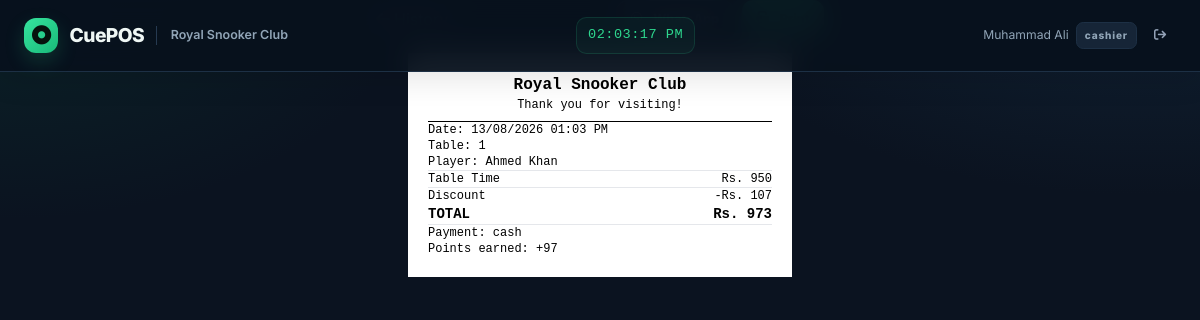
/receipt.php?id=1 (signed in), run on the app's committed database.
### tables this page shows
CREATE TABLE sessions (id INT UNSIGNED AUTO_INCREMENT PRIMARY KEY,club_id INT UNSIGNED NOT NULL,table_id INT UNSIGNED NOT NULL,player_id INT UNSIGNED NULL,player_name_walkin VARCHAR(120),operator_id INT UNSIGNED NOT NULL,shift_id INT UNSIGNED NULL,start_time DATETIME NOT NULL,end_time DATETIME NULL,pause_start DATETIME NULL,total_pause_seconds INT NOT NULL DEFAULT 0,billing_type ENUM('per_minute','slab','per_frame','challenge') NOT NULL,rate_plan_id INT UNSIGNED NULL,frames_played INT NOT NULL DEFAULT 0,challenge_amount DECIMAL(12,2) NOT NULL DEFAULT 0,table_amount DECIMAL(12,2) NOT NULL DEFAULT 0,cafe_amount DECIMAL(12,2) NOT NULL DEFAULT 0,total_amount DECIMAL(12,2) NOT NULL DEFAULT 0,discount_amount DECIMAL(12,2) NOT NULL DEFAULT 0,points_used INT NOT NULL DEFAULT 0,points_earned INT NOT NULL DEFAULT 0,payment_method ENUM('cash','jazzcash','easypaisa','ledger','mixed') NULL,status ENUM('running','paused','held','completed','cancelled') NOT NULL DEFAULT 'running',notes TEXT,created_at TIMESTAMP DEFAULT CURRENT_TIMESTAMP,updated_at TIMESTAMP DEFAULT CURRENT_TIMESTAMP ON UPDATE CURRENT_TIMESTAMP,KEY idx_session_club_status(club_id,status),KEY idx_session_table_status(table_id,status),KEY idx_session_dates(club_id,end_time),CONSTRAINT fk_session_club FOREIGN KEY(club_id) REFERENCES clubs(id) ON DELETE CASCADE,CONSTRAINT fk_session_table FOREIGN KEY(table_id) REFERENCES tables(id),CONSTRAINT fk_session_player FOREIGN KEY(player_id) REFERENCES players(id) ON DELETE SET NULL,CONSTRAINT fk_session_operator FOREIGN KEY(operator_id) REFERENCES users(id),CONSTRAINT fk_session_shift FOREIGN KEY(shift_id) REFERENCES shifts(id) ON DELETE SET NULL,CONSTRAINT fk_session_rate FOREIGN KEY(rate_plan_id) REFERENCES rate_plans(id) ON DELETE SET NULL);

CREATE TABLE tables (id INT UNSIGNED AUTO_INCREMENT PRIMARY KEY,club_id INT UNSIGNED NOT NULL,table_number VARCHAR(20) NOT NULL,table_name VARCHAR(100),table_type ENUM('snooker','pool','billiards') NOT NULL DEFAULT 'snooker',status ENUM('available','running','paused','held','closed') NOT NULL DEFAULT 'available',rate_plan_id INT UNSIGNED NULL,is_active TINYINT(1) NOT NULL DEFAULT 1,created_at TIMESTAMP DEFAULT CURRENT_TIMESTAMP,updated_at TIMESTAMP DEFAULT CURRENT_TIMESTAMP ON UPDATE CURRENT_TIMESTAMP,UNIQUE KEY uq_table_number (club_id,table_number),KEY idx_table_club_status(club_id,status),CONSTRAINT fk_table_club FOREIGN KEY(club_id) REFERENCES clubs(id) ON DELETE CASCADE,CONSTRAINT fk_table_rate FOREIGN KEY(rate_plan_id) REFERENCES rate_plans(id) ON DELETE SET NULL);

### config/db.php (called while the page is built, shortened)
<?php
function sanitize(?string $value): string { return htmlspecialchars(trim(strip_tags((string)$value)), ENT_QUOTES, 'UTF-8'); }
function money($amount): string { return ($_SESSION['currency_symbol'] ?? 'Rs.').' '.number_format((float)$amount, 0); }

### includes/receipt-template.php (the view, shortened to what this page needs)
<?php function renderReceipt(array $s, array $items=[]): void { ?><section id="receipt" class="receipt bg-white text-black p-5 max-w-sm mx-auto font-mono text-xs"><div class="text-center border-b border-black pb-2"><strong class="text-base"><?=sanitize($_SESSION['club_name']??'CuePOS')?></strong><br>Thank you for visiting!</div><p>Date: <?=date('d/m/Y h:i A',strtotime($s['end_time']??'now'))?><br>Table: <?=sanitize($s['table_number']??'')?><br>Player: <?=sanitize($s['player_name']??$s['player_name_walkin']??'Walk-in Guest')?></p><hr><p>Table Time <span class="float-right"><?=money($s['table_amount']??0)?></span></p><?php foreach($items as $i): ?><p><?=sanitize($i['item_name'])?> × <?=intval($i['quantity'])?><span class="float-right"><?=money($i['subtotal'])?></span></p><?php endforeach; ?><hr><p>Discount <span class="float-right">-<?=money($s['discount_amount']??0)?></span></p><p class="font-bold text-sm">TOTAL <span class="float-right"><?=money($s['total_amount']??0)?></span></p><hr><p>Payment: <?=sanitize($s['payment_method']??'Cash')?><br>Points earned: +<?=intval($s['points_earned']??0)?></p></section><?php } ?>

### assets/css/app.css (style rules this page uses)
:root { --bg:#0b1320;--bg-deep:#060d17;--surface:#111d2c;--surface-2:#162537;--surface-3:#1b2d42;--line:#263a51;--line-soft:#1d3045;--text:#eff7f5;--text-muted:#91a5b7;--text-faint:#5f7488;--green:#2ed68e;--green-deep:#0f9d64;--green-soft:#2ed68e17;--red:#fb6672;--red-soft:#fb667217;--amber:#f8bd58;--amber-soft:#f8bd5819;--blue:#61a6ff;--blue-soft:#61a6ff17;--orange:#fb9c63;--purple:#be92ff;--shadow:0 18px 50px rgba(0,0,0,.18) }
* { box-sizing:border-box }
body.app-body { background:radial-gradient(900px 500px at 95% -10%,#19395275,transparent 55%),radial-gradient(700px 380px at 0 0,#0b5a4436,transparent 58%),var(--bg);color:var(--text);min-height:100vh }

### data on the page
sessions: end_time "13/08/2026 01:03 PM", table.table_number "1", table_amount "Rs. 950", discount_amount "Rs. 107", total_amount "Rs. 973", payment_method "cash", points_earned "97"

### other printed values
$club['name'] "Royal Snooker Club"
$_SESSION['user_name'] "Muhammad Ali"
$_SESSION['user_role'] "cashier"
$_SESSION['club_name'] "Royal Snooker Club"
$s['player_name'] "Ahmed Khan"
